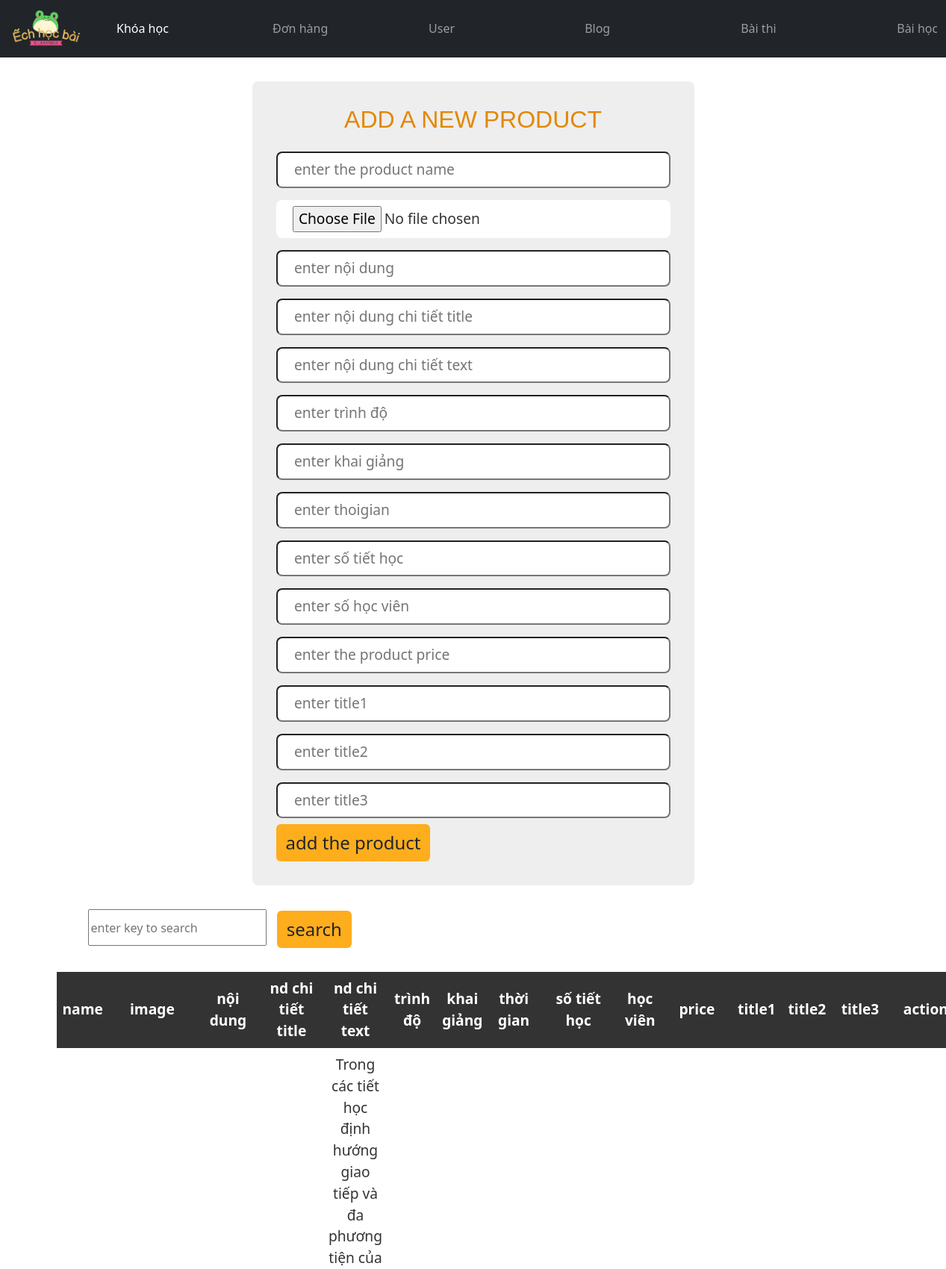
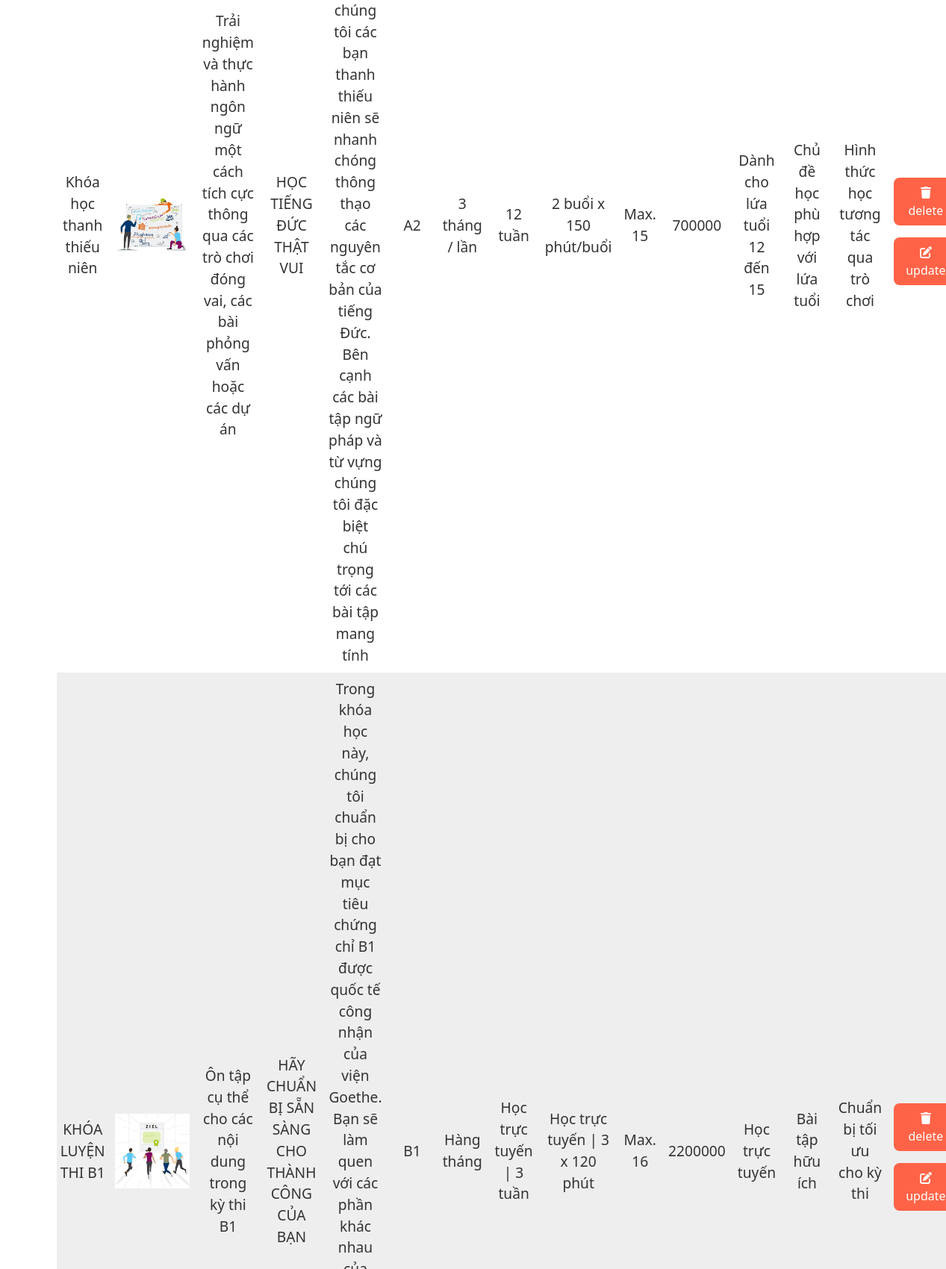
The app's page /admin_course.php (upper part) with its own data (2 pictures, top to bottom).
### tables this page shows
CREATE TABLE `products` (
  `id` int(255) NOT NULL,
  `name` varchar(255) NOT NULL,
  `image` varchar(255) NOT NULL,
  `nd` varchar(255) NOT NULL,
  `ndct_title` varchar(255) NOT NULL,
  `ndct_text` varchar(255) NOT NULL,
  `trinhdo` varchar(255) NOT NULL,
  `khaigiang` varchar(255) NOT NULL,
  `thoigian` varchar(255) NOT NULL,
  `sotiethoc` varchar(255) NOT NULL,
  `hocvien` varchar(255) NOT NULL,
  `price` varchar(255) NOT NULL,
  `title1` varchar(255) NOT NULL,
  `title2` varchar(255) NOT NULL,
  `title3` varchar(255) NOT NULL
);

### admin_course.php (the view, shortened to what this page needs)
<?php
@include 'config.php';
?>
<!DOCTYPE html>
<html lang="en">
<head>
    <link rel="stylesheet" href="https://cdnjs.cloudflare.com/ajax/libs/font-awesome/6.5.1/css/all.min.css" />
    <link href="https://cdn.jsdelivr.net/npm/bootstrap@5.3.2/dist/css/bootstrap.min.css" rel="stylesheet">
    <link rel="stylesheet" href="https://cdn.jsdelivr.net/npm/swiper@11/swiper-bundle.min.css"/>
    <link rel="stylesheet" href="./public/css/style.css">
    <link rel="stylesheet" href="./public/css/admin.css">
</head>
<body>
<?php include 'header_admin.php'; ?>
<div class="container">
    <section>
        <form action="" method="post" class="add-form" enctype="multipart/form-data">
            <h3>add a new product</h3>
            <input type="text" name="p_name" placeholder="enter the product name" class="box" required>
            <input type="file" name="p_image" accept="image/png,image/jpg,image/jpeg" class="box" required>
            <input type="text" name="p_nd" min="0" placeholder="enter nội dung" class="box" required>
            <input type="text" name="p_ndct_title" min="0" placeholder="enter nội dung chi tiết title" class="box" required>
            <input type="text" name="p_ndct_text" min="0" placeholder="enter nội dung chi tiết text" class="box" required>
            <input type="text" name="p_trinhdo" min="0" placeholder="enter trình độ" class="box" required>
            <input type="text" name="p_khaigiang" min="0" placeholder="enter khai giảng" class="box" required>
            <input type="text" name="p_thoigian" min="0" placeholder="enter thoigian" class="box" required>
            <input type="text" name="p_sotiethoc" min="0" placeholder="enter số tiết học" class="box" required>
            <input type="text" name="p_hocvien" min="0" placeholder="enter số học viên" class="box" required>
            <input type="text" name="p_price" min="0" placeholder="enter the product price" class="box" required>
            <input type="text" name="p_title1" min="0" placeholder="enter title1" class="box" required>
            <input type="text" name="p_title2" min="0" placeholder="enter title2" class="box" required>
            <input type="text" name="p_title3" min="0" placeholder="enter title3" class="box" required>
        <input type="submit" value="add the product" name="add_product" class="btn">
        </form>
    </section>
    <div class="search-form">
        <form action="" method="get">
            <input type="text" name="search" placeholder="enter key to search" class="search box" value="<?php if(isset($_GET["search"])) {echo $_GET["search"]; } ?>">
            <input type="submit" value="search" name="search_user" class="btn">
        </form>
    </div>
    <section class="display-table mt-3">
        <table>
            <thead>
                <th>name</th>
                <th>image</th>
                <th>nội dung</th>
                <th>nd chi tiết title</th>
                <th>nd chi tiết text</th>
                <th>trình độ</th>
                <th>khai giảng</th>
                <th>thời gian</th>
                <th>số tiết học</th>
                <th>học viên</th>
                <th>price</th>
                <th>title1</th>
                <th>title2</th>
                <th>title3</th>
                <th>action</th>
            </thead>
            <tbody>
                <?php
                if(isset($_GET["search"]) && !empty($_GET["search"])){
                    $key= $_GET["search"];
                    $select_products = mysqli_query($conn,"SELECT *FROM products WHERE id LIKE '%$key%' OR name LIKE '%$key%' OR nd LIKE '%$key%' OR ndct_title LIKE '%$key%' OR ndct_text LIKE '%$key%' OR trinhdo LIKE '%$key%' OR khaigiang LIKE '%$key%' OR thoigian LIKE '%$key%' OR sotiethoc LIKE '%$key%' OR price LIKE '%$key%' OR title1 LIKE '%$key%' OR title2 LIKE '%$key%' OR title3 LIKE '%$key%' ");
                }else{
                    $select_products = mysqli_query($conn,"SELECT * FROM `products`");
                }
                if(mysqli_num_rows($select_products) > 0){
                    while($row = mysqli_fetch_assoc($select_products)){
                ?>
                <tr>
                <td><?php echo $row['name']; ?></td>
                <td><img src="./public/img/<?php echo $row['image']; ?>" height="100" ></td>
                <td><?php echo $row['nd']; ?></td>
                <td><?php echo $row['ndct_title']; ?></td>
                <td><?php echo $row['ndct_text']; ?></td>
                <td><?php echo $row['trinhdo']; ?></td>
                <td><?php echo $row['khaigiang']; ?></td>
                <td><?php echo $row['thoigian']; ?></td>
                <td><?php echo $row['sotiethoc']; ?></td>
                <td><?php echo $row['hocvien']; ?></td>
                <td><?php echo $row['price']; ?></td>
                <td><?php echo $row['title1']; ?></td>
                <td><?php echo $row['title2']; ?></td>
                <td><?php echo $row['title3']; ?></td>
                <td>
                    <a href="admin_course.php?delete=<?php echo $row['id']; ?>" class="delete-btn"
                    onclick="return confirm('are your sure you want to delete this?');"><i
                    class="fas fa-trash"></i>delete</a>
                    <a href="admin_course.php?edit=<?php echo $row['id']; ?>" class="option-btn"><i
                    class="fas fa-edit"></i>update</a>
                </td>
                </tr>
                <?php
                            }
                    }else{
                        echo "<div class='empty'>no product added</div>";
                    }
                ?>
            </tbody>
        </table>
    </section>
</div>
</body>
</html>

### public/css/style.css (style rules this page uses)
:root { --blue: #2980b9; --red: tomato; --orange: orange; --black: #333; --white: #fff; --bg-color: #eee; --dark-bg: rgba(0, 0, 0, .7); --box-shadow: 0 .5rem 1rem rgba(0, 0, 0, .1); --border: .1rem solid #999; }
a { text-decoration: none; }
img { vertical-align: middle; border-style: none; }
.search { margin: 0px 50px; }
h1, h2, h3, h4, h5 { font-family: Arial,Helvetica,sans-serif,'Segoe UI','Helvetica Neue'; }
table { border-collapse: collapse; }
.option-btn, .delete-btn { display: block; width: 100%; text-align: center; color: var(--white); font-size: 1rem; padding: 0.2rem 1rem; border-radius: .5rem; cursor: pointer; margin-top: 1rem; margin-top: 0; background-color: var(--red); }

### public/css/admin.css (style rules this page uses)
input.btn { background-color: #fead1d; font-size: 1.5rem; }
.option-btn, .delete-btn { padding: 0.5rem 1rem; margin-top: 1rem; }
.add-form { max-width: 37rem; background-color: var(--bg-color); border-radius: .5rem; padding: 2rem; margin: 0 auto; margin: 2rem auto; }
.add-form h3 { font-size: 2rem; margin-bottom: 1rem; color: #e28800; text-transform: uppercase; text-align: center; }
.add-form .box { text-transform: none; padding: 0.5rem 1.4rem; font-size: 1.2rem !important; color: var(--black); border-radius: .5rem; background-color: var(--white); margin: 0.5rem 0; width: 100%; }
.display-table table { width: 100%; text-align: center; }
.display-table table thead th { padding: 0.5rem; font-size: 1.2rem; background-color: var(--black); color: var(--white); }
.display-table table td { padding: 0.5rem; font-size: 1.2rem; color: var(--black); }
.display-table table td:first-child { padding: 0; }
.display-table table tr:nth-child(even) { background-color: var(--bg-color); }
.display-table { margin-bottom: 3rem; }
.search-form { margin: 2rem; }
.search { height:49px; margin: 0 10px; }

### records on screen
products: name "Khóa học thanh thiếu niên", image (picture), nd "Trải nghiệm và thực hành ngôn ngữ một cách tích cực thông qua các trò chơi đóng vai, các bài phỏng vấn hoặc các dự án", ndct_title "HỌC TIẾNG ĐỨC THẬT VUI", ndct_text "Trong các tiết học định hướng giao tiếp và đa phương tiện của chúng tôi các bạn thanh thiếu niên sẽ nhanh chóng thông thạo các nguyên tắc cơ bản của tiếng Đức. Bên cạnh các bài tập ngữ pháp và từ vựng chúng tôi đặc biệt chú trọng tới các bài tập mang tính", trinhdo "A2", khaigiang "3 tháng / lần", thoigian "12 tuần", sotiethoc "2 buổi x 150 phút/buổi", hocvien "Max. 15", price "700000", title1 "Dành cho lứa tuổi 12 đến 15", title2 "Chủ đề học phù hợp với lứa tuổi", title3 "Hình thức học tương tác qua trò chơi"
products: name "KHÓA LUYỆN THI B1", image (picture), nd "Ôn tập cụ thể cho các nội dung trong kỳ thi B1", ndct_title "HÃY CHUẨN BỊ SẴN SÀNG CHO THÀNH CÔNG CỦA BẠN", trinhdo "B1", khaigiang "Hàng tháng", thoigian "Học trực tuyến | 3 tuần", sotiethoc "Học trực tuyến | 3 x 120 phút", hocvien "Max. 16", price "2200000", title1 "Học trực tuyến", title2 "Bài tập hữu ích", title3 "Chuẩn bị tối ưu cho kỳ thi"
